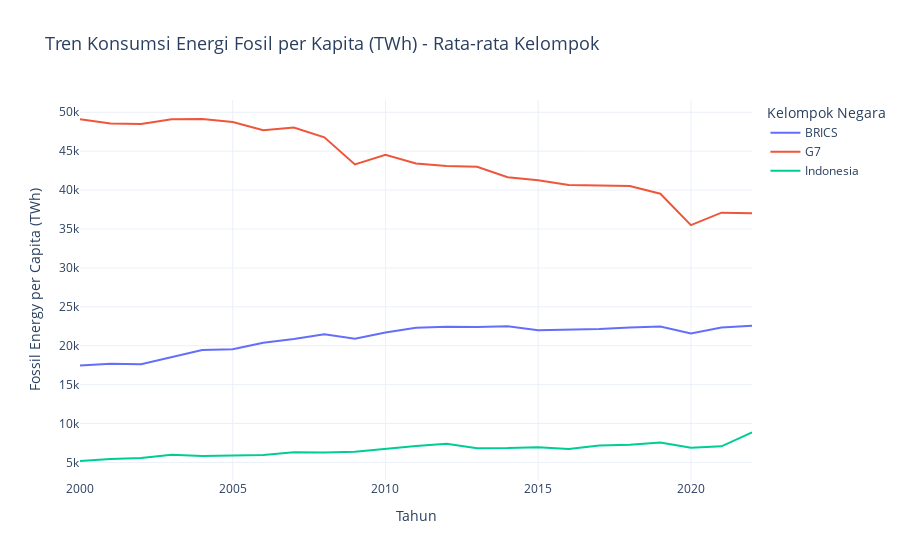
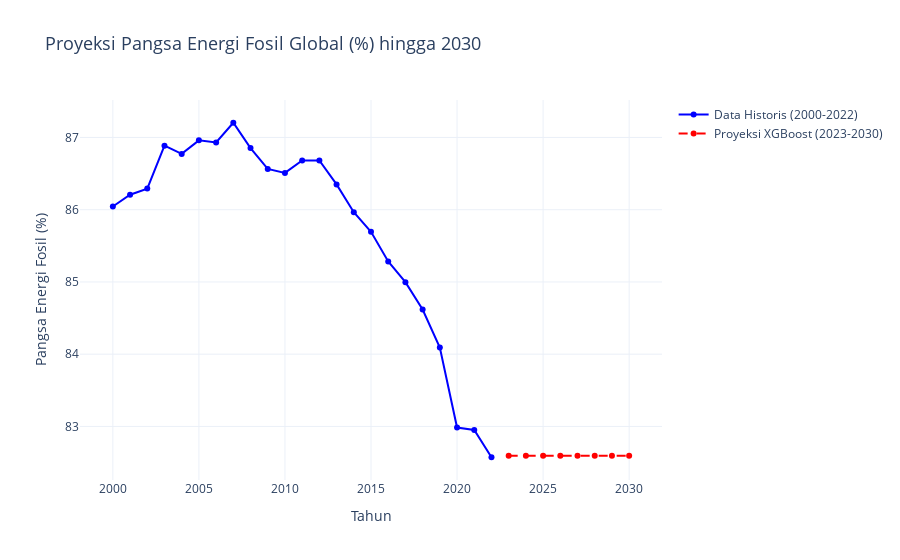

Source (notebook cell) for these figures, in order:
### Code cell
# --- 4️⃣ Visualisasi Plotly (Pembuatan fig5 dan fig6) ---

# --- Fig 5: Tren Komparatif Fosil per Kapita (G7 vs BRICS vs Indonesia) ---
df_comp = df_filtered[df_filtered['country'] != 'World']
df_comp['group'] = df_comp['country'].apply(lambda x: 'G7' if x in G7 else ('BRICS' if x in BRICS else 'Indonesia'))

# Hitung rata-rata per kelompok
df_group_avg = df_comp.groupby(['year', 'group'])['fossil_energy_per_capita_twh'].mean().reset_index()

fig5 = px.line(
    df_group_avg,
    x='year',
    y='fossil_energy_per_capita_twh',
    color='group',
    title='Tren Konsumsi Energi Fosil per Kapita (TWh) - Rata-rata Kelompok',
    labels={'fossil_energy_per_capita_twh': 'Fossil Energy per Capita (TWh)', 'year': 'Tahun'},
    template='plotly_white'
)
fig5.update_layout(legend_title='Kelompok Negara', title_font_size=18)
display(fig5)

# --- Fig 6: Proyeksi Pangsa Fosil Global (Model XGBoost) ---
if df_full_projection is not None:
    fig6 = go.Figure()
    
    # Data Historis
    df_hist = df_full_projection[df_full_projection['country'] != 'World_Forecast']
    fig6.add_trace(go.Scatter(
        x=df_hist['year'], 
        y=df_hist['fossil_share_energy'], 
        mode='lines+markers', 
        name='Data Historis (2000-2022)',
        line=dict(color='blue')
    ))
    
    # Data Proyeksi
    df_proj = df_full_projection[df_full_projection['country'] == 'World_Forecast']
    fig6.add_trace(go.Scatter(
        x=df_proj['year'], 
        y=df_proj['fossil_share_energy'], 
        mode='lines+markers', 
        name='Proyeksi XGBoost (2023-2030)',
        line=dict(color='red', dash='dash')
    ))
    
    fig6.update_layout(
        title='Proyeksi Pangsa Energi Fosil Global (%) hingga 2030',
        xaxis_title='Tahun',
        yaxis_title='Pangsa Energi Fosil (%)',
        template='plotly_white',
        title_font_size=18
    )
    display(fig6)
else:
    print("❌ GAGAL: Tidak dapat membuat visualisasi proyeksi karena pemodelan gagal.")
    # Menetapkan fig6 placeholder
    fig6 = go.Figure()

### Figure 1 — Plotly figure (JSON) as saved in the notebook; plotly's stock layout.template omitted (floating-point values rounded to 4 significant figures)
{"data": [{"hovertemplate": "group=BRICS<br>Tahun=%{x}<br>Fossil Energy per Capita (TWh)=%{y}<extra></extra>", "legendgroup": "BRICS", "line": {"color": "#636efa", "dash": "solid"}, "marker": {"symbol": "circle"}, "mode": "lines", "name": "BRICS", "orientation": "v", "showlegend": true, "type": "scatter", "x": [2000, 2001, 2002, 2003, 2004, 2005, 2006, 2007, 2008, 2009, 2010, 2011, 2012, 2013, 2014, 2015, 2016, 2017, 2018, 2019, 2020, 2021, 2022], "xaxis": "x", "y": [17460.0, 17680.0, 17630.0, 18510.0, 19460.0, 19540.0, 20380.0, 20870.0, 21470.0, 20900.0, 21710.0, 22320.0, 22450.0, 22410.0, 22520.0, 22000.0, 22070.0, 22150.0, 22330.0, 22480.0, 21580.0, 22330.0, 22550.0], "yaxis": "y"}, {"hovertemplate": "group=G7<br>Tahun=%{x}<br>Fossil Energy per Capita (TWh)=%{y}<extra></extra>", "legendgroup": "G7", "line": {"color": "#EF553B", "dash": "solid"}, "marker": {"symbol": "circle"}, "mode": "lines", "name": "G7", "orientation": "v", "showlegend": true, "type": "scatter", "x": [2000, 2001, 2002, 2003, 2004, 2005, 2006, 2007, 2008, 2009, 2010, 2011, 2012, 2013, 2014, 2015, 2016, 2017, 2018, 2019, 2020, 2021, 2022], "xaxis": "x", "y": [49090.0, 48570.0, 48500.0, 49110.0, 49130.0, 48740.0, 47680.0, 48050.0, 46780.0, 43290.0, 44530.0, 43420.0, 43090.0, 42990.0, 41650.0, 41250.0, 40640.0, 40620.0, 40540.0, 39530.0, 35500.0, 37100.0, 37010.0], "yaxis": "y"}, {"hovertemplate": "group=Indonesia<br>Tahun=%{x}<br>Fossil Energy per Capita (TWh)=%{y}<extra></extra>", "legendgroup": "Indonesia", "line": {"color": "#00cc96", "dash": "solid"}, "marker": {"symbol": "circle"}, "mode": "lines", "name": "Indonesia", "orientation": "v", "showlegend": true, "type": "scatter", "x": [2000, 2001, 2002, 2003, 2004, 2005, 2006, 2007, 2008, 2009, 2010, 2011, 2012, 2013, 2014, 2015, 2016, 2017, 2018, 2019, 2020, 2021, 2022], "xaxis": "x", "y": [5187.0, 5456.0, 5559.0, 5989.0, 5837.0, 5925.0, 5965.0, 6308.0, 6285.0, 6370.0, 6755.0, 7113.0, 7401.0, 6815.0, 6844.0, 6966.0, 6717.0, 7167.0, 7275.0, 7573.0, 6896.0, 7074.0, 8869.0], "yaxis": "y"}], "layout": {"legend": {"title": {"text": "Kelompok Negara"}, "tracegroupgap": 0}, "title": {"font": {"size": 18}, "text": "Tren Konsumsi Energi Fosil per Kapita (TWh) - Rata-rata Kelompok"}, "xaxis": {"anchor": "y", "domain": [0, 1], "title": {"text": "Tahun"}}, "yaxis": {"anchor": "x", "domain": [0, 1], "title": {"text": "Fossil Energy per Capita (TWh)"}}}}

### Figure 2 — Plotly figure (JSON) as saved in the notebook; plotly's stock layout.template omitted (floating-point values rounded to 4 significant figures)
{"data": [{"line": {"color": "blue"}, "mode": "lines+markers", "name": "Data Historis (2000-2022)", "type": "scatter", "x": [2000, 2001, 2002, 2003, 2004, 2005, 2006, 2007, 2008, 2009, 2010, 2011, 2012, 2013, 2014, 2015, 2016, 2017, 2018, 2019, 2020, 2021, 2022], "y": [86.05, 86.21, 86.29, 86.89, 86.77, 86.96, 86.93, 87.2, 86.85, 86.56, 86.51, 86.68, 86.68, 86.35, 85.97, 85.69, 85.28, 85.0, 84.62, 84.09, 82.98, 82.95, 82.57]}, {"line": {"color": "red", "dash": "dash"}, "mode": "lines+markers", "name": "Proyeksi XGBoost (2023-2030)", "type": "scatter", "x": [2023, 2024, 2025, 2026, 2027, 2028, 2029, 2030], "y": [82.59, 82.59, 82.59, 82.59, 82.59, 82.59, 82.59, 82.59]}], "layout": {"title": {"font": {"size": 18}, "text": "Proyeksi Pangsa Energi Fosil Global (%) hingga 2030"}, "xaxis": {"title": {"text": "Tahun"}}, "yaxis": {"title": {"text": "Pangsa Energi Fosil (%)"}}}}
